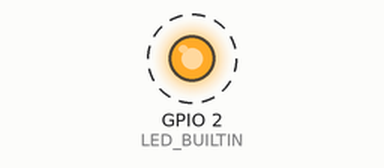
A sketch run on a simulated ESP8266 (NodeMCU). Shown: output pins drawn as LEDs (lit = HIGH, except the on-board LED, lit = LOW). Dashed ring = blinking. What the sketch prints to the serial monitor is not drawn.

Above: at 0.5 s.
Timing chart, 0 to 4.6 s (numbered marks = the images above):
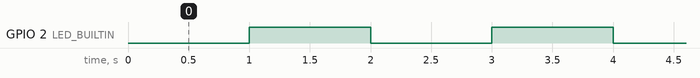

The sketch:

specific_api.ino
```cpp
int ledState = LOW;

unsigned long previousMillis = 0;
const long interval = 1000;

void setup()
{
    Serial.begin(9600);
    pinMode(LED_BUILTIN, OUTPUT);
}

void loop()
{
    unsigned long currentMillis = millis();
    if (currentMillis - previousMillis >= interval)
    {
        previousMillis = currentMillis;
        if (ledState == LOW)
            ledState = HIGH; // Note that this switches the LED *off*
        else
            ledState = LOW; // Note that this switches the LED *on*
        digitalWrite(LED_BUILTIN, ledState);

        // debug
        Serial.printf("Sketch use/free/total %d/%d/%d\n", ESP.getSketchSize(), ESP.getFreeSketchSpace(), ESP.getSketchSize() + ESP.getFreeSketchSpace());
        Serial.printf("Flash size %d Bytes\n", ESP.getFlashChipRealSize());
        Serial.printf("FreeHeap Free %d\n", ESP.getFreeHeap());
        Serial.printf("Chip ID %x\n", ESP.getChipId());
        Serial.printf("FlashChip ID/sdkSize/Size %x/%d/%d\n", ESP.getFlashChipId(), ESP.getFlashChipSize(), ESP.getFlashChipRealSize());

        Serial.printf("+++++++++++++++++++++++\n");
        /*
        * https://github.com/esp8266/Arduino/blob/master/cores/esp8266/Esp.cpp
        *
        * ESP.getFlashChipId() return 0x1620c2, you need to reverse reading -> "c2 20 16": [Manufacturer ID] [Flash Type] [Density]
        *
        ID EF 40 13: EF=WINBOND    ,W25Q40     40=type   13=Density 512_kB=  4M-bit
        ID EF 40 16: EF=WINBOND    ,W25Q32     40=type   16=Density 4_MB=    32M-bit
        ID C8 40 13: C8=GIGADEVICE ,GD25Q40    40=type   13=Density 512_kB=  4M-bit
        ID E0 40 16: E0=BergMicro  ,           40=type   16=Density 4_MB=    32M-bit
        ID c2 20 16: C2=Macronix   ,MX25L3233F 20=type   16=Density 4_MB=    32M-bit, board: esp12F devkit v3
        */
    }
}
```

Measured:
- by itself, GPIO 2 (LED_BUILTIN): alternates HIGH for 1.0 s and LOW for 1.0 s
